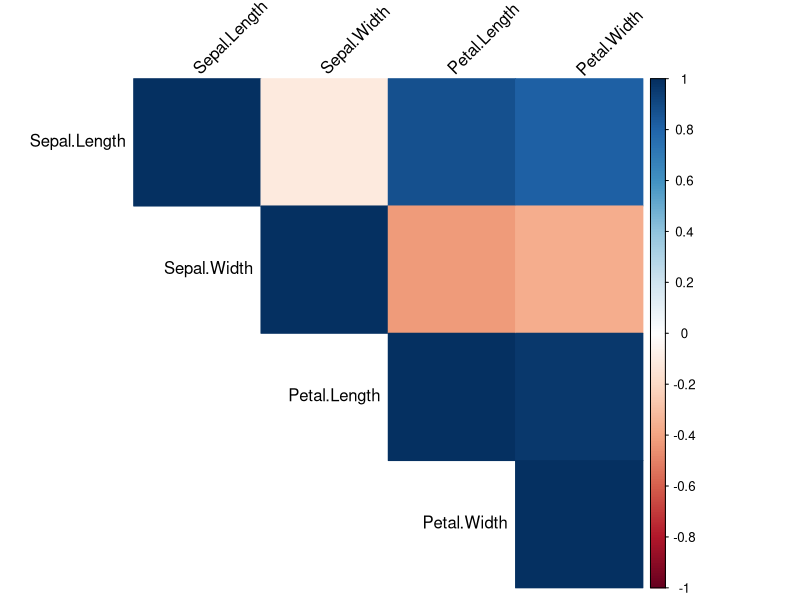
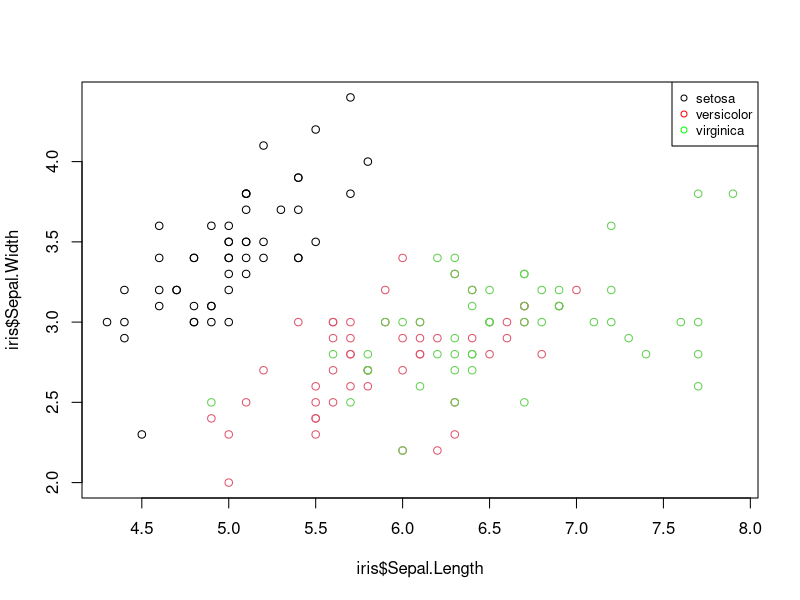
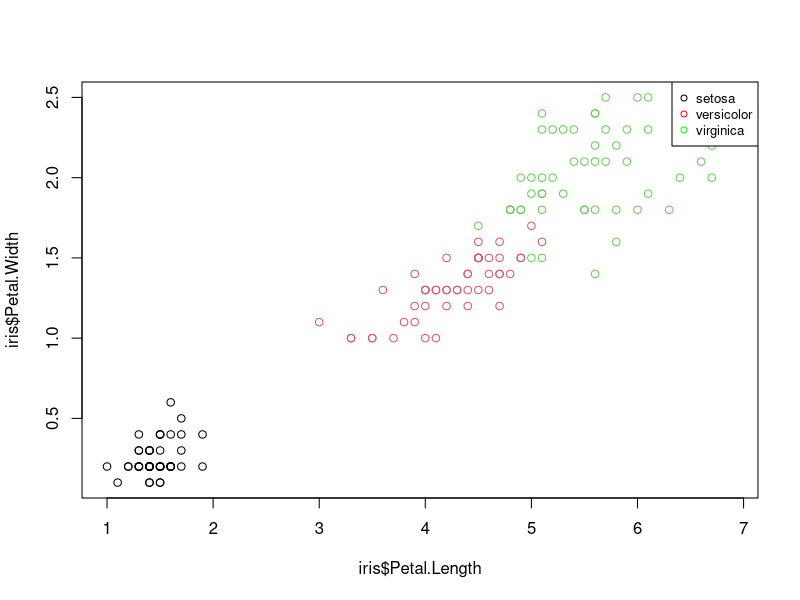
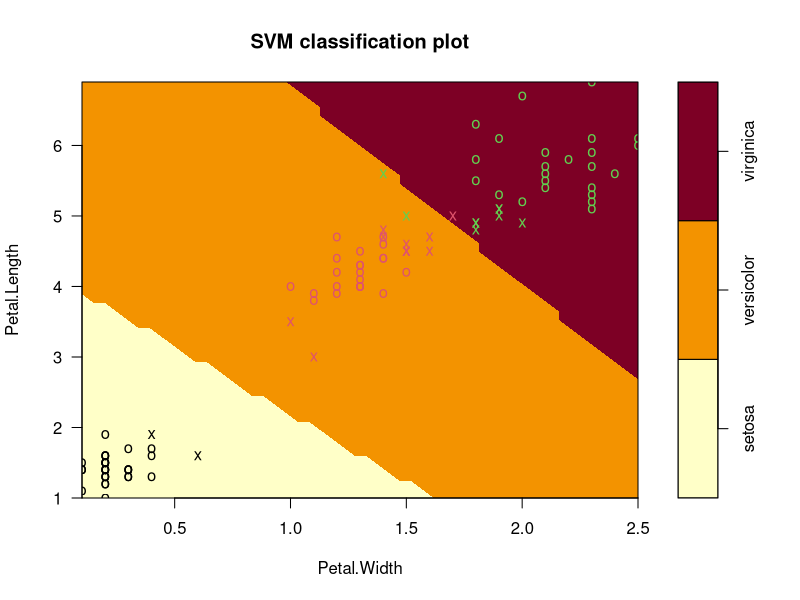
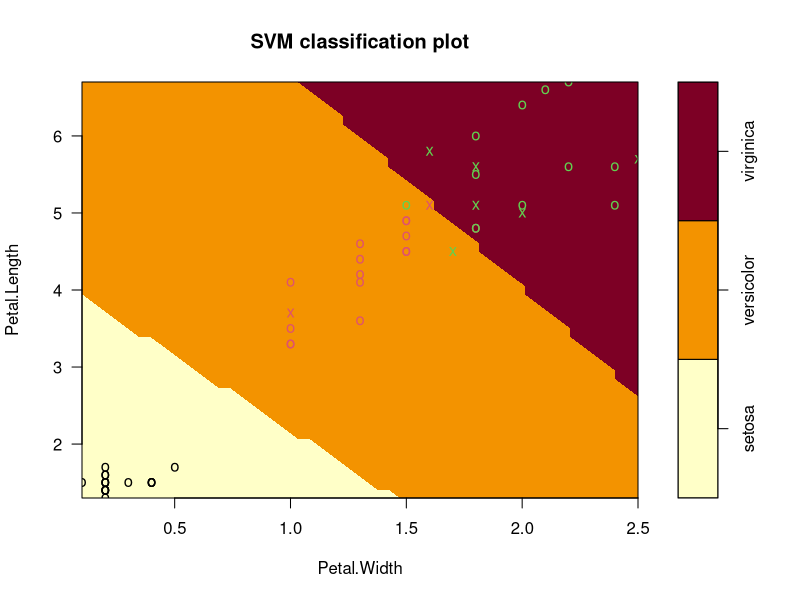
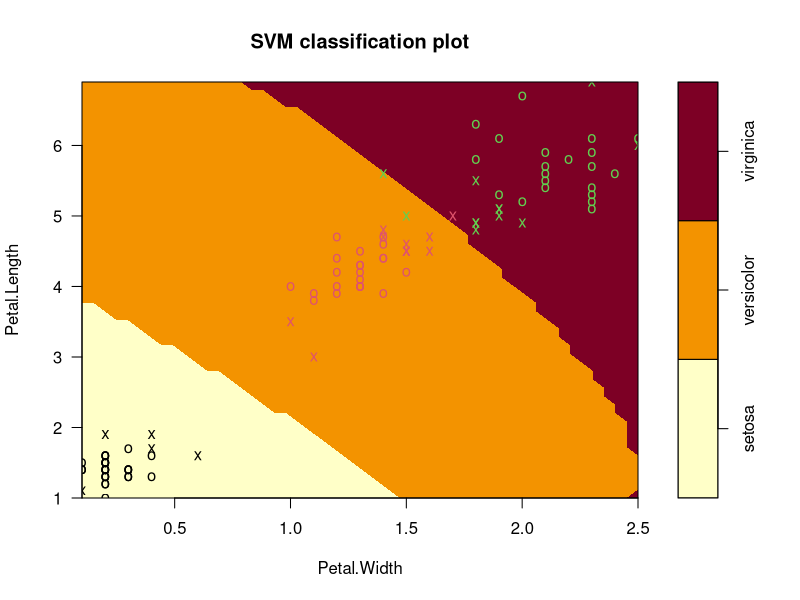
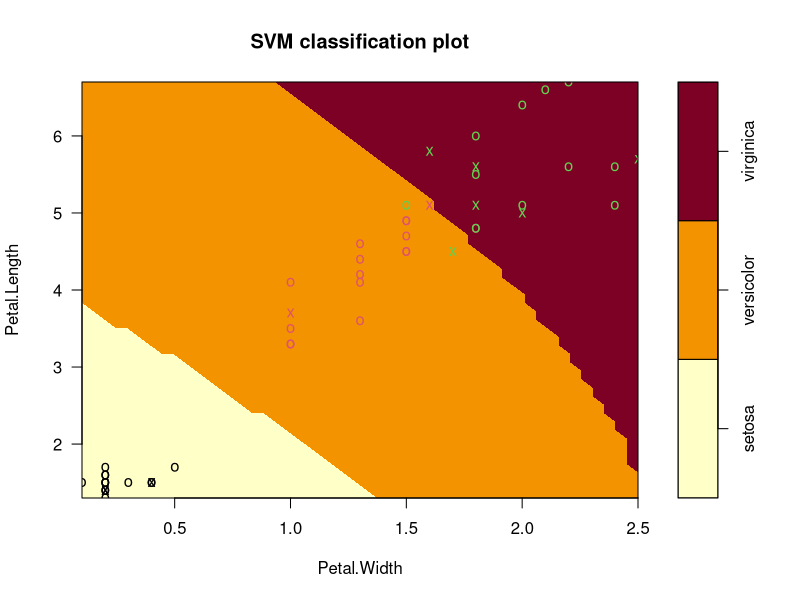
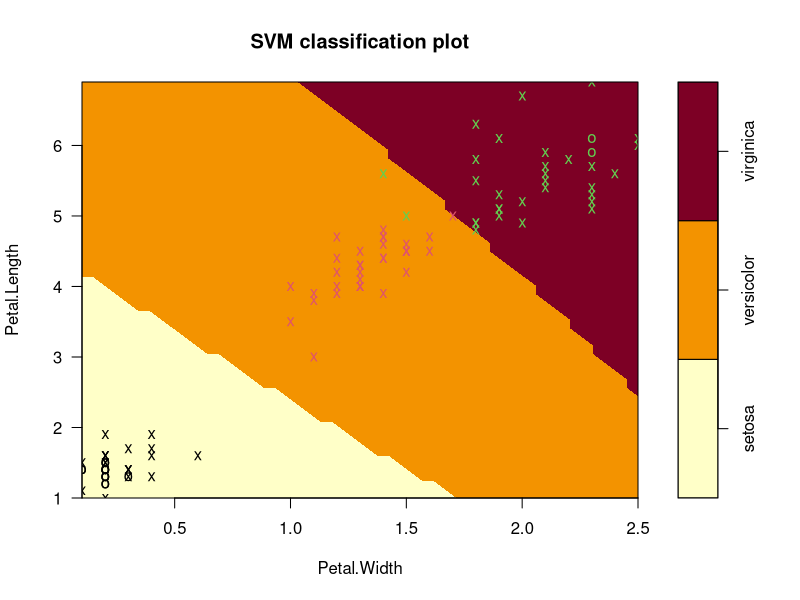

These charts were generated, in order, by the following R code:
## ---- chunk 1
#suppressMessages(install.packages("tidyverse")) #installs the packages
suppressMessages(library(tidyverse)) #loads the installed package

# Correlation Visualization
#suppressMessages(install.packages("corrplot"))
suppressMessages(library(corrplot))

# Train Test split util
#suppressMessages(install.packages('caTools'))
suppressMessages(library(caTools))

# SVM
#suppressMessages(install.packages("e071"))
suppressMessages(library(e1071))
## ---- chunk 2
data(iris)

#View the dataset, to ensure the data is loaded correctly
view(iris)
## ---- chunk 3
head(iris)
## ---- chunk 4
str(iris)
## ---- chunk 5
summary(iris)
## ---- chunk 6
num.cols <- sapply(iris, is.numeric)
cor.data <- cor(iris[,num.cols])
corrplot(cor.data, method='color', type='upper', tl.col='black', tl.srt=45)
## ---- chunk 7
plot(iris$Sepal.Length,iris$Sepal.Width,col=iris$Species) #scatter plot sepal width against sepal length
legend("topright", legend=c("setosa", "versicolor", "virginica"), col=c("black", "red", "green"), pch=1, cex=0.8)
## ---- chunk 8
plot(iris$Petal.Length,iris$Petal.Width,col=iris$Species)
legend("topright", legend=c("setosa", "versicolor", "virginica"), col=c("black", "red", "green"), pch=1, cex=0.8)
## ---- chunk 9
# Set random seed
set.seed(123)

# 2/3 Train/Test Split
split = sample.split(iris$Species, SplitRatio = 2/3)

train_split = subset(iris, split==TRUE)
test_split = subset(iris, split==FALSE)
## ---- chunk 10
summary(train_split)
## ---- chunk 11
summary(test_split)
## ---- chunk 12
input_variables <- c("Petal.Length", "Petal.Width", "Species")
train_set <- train_split[input_variables]
test_set <- test_split[input_variables]
## ---- chunk 13
svm_linear <- svm(Species~.,
                  data = train_set,
                  type = "C-classification",
                  kernel = "linear",
                  scale = TRUE)

summary(svm_linear)
## ---- chunk 14
plot(svm_linear, train_set, main="SVM Linear (Training Set)")
## ---- chunk 15
pred_svm_linear <- predict(svm_linear, test_set)
## ---- chunk 16
cm_svm_linear <- table(pred_svm_linear, test_set$Species)
cm_svm_linear
## ---- chunk 17
acc_svm_linear <- mean(pred_svm_linear==test_set$Species)
acc_svm_linear
## ---- chunk 18
plot(svm_linear, test_set, main="SVM Linear (Test Set)")
## ---- chunk 19
svm_radial <- svm(Species~.,
                  data = train_set,
                  type = "C-classification",
                  kernel = "radial",
                  scale = TRUE)

summary(svm_radial)
## ---- chunk 20
plot(svm_radial, train_set, main="SVM Radial (Training Set)")
## ---- chunk 21
pred_svm_radial <- predict(svm_radial, test_set)
## ---- chunk 22
plot(svm_radial, test_set, main="SVM Radial (Test Set)")
## ---- chunk 23
cm_svm_radial <- table(pred_svm_radial, test_set$Species)
cm_svm_radial
## ---- chunk 24
acc_svm_radial <- mean(pred_svm_radial==test_set$Species)
acc_svm_radial
## ---- chunk 25
tune_svm_radial <- tune.svm(Species~.,
                          data = train_set,
                          type = "C-classification",
                          kernel = "radial",
                          scale = TRUE,
                          tunecontrol = tune.control(cross = 5),
                          cost = c(0.01, 0.1, 1, 10),
                          gamma = seq(0.1, 1, 0.1))

summary(tune_svm_radial)
## ---- chunk 26
svm_radial_best <- tune_svm_radial$best.model

summary(svm_radial_best)
## ---- chunk 27
plot(svm_radial_best, train_set, main="SVM Best Radial (Training Set)")
## ---- chunk 28
pred_svm_radial_best <- predict(svm_radial_best, test_set)
## ---- chunk 29
cm_svm_radial_best <- table(pred_svm_radial_best, test_set$Species)
cm_svm_radial_best
## ---- chunk 30
acc_svm_radial_best <- mean(pred_svm_radial_best==test_set$Species)
acc_svm_radial_best
## ---- chunk 31
plot(svm_radial_best, test_set, main="SVM Best Radial (Test Set)")
